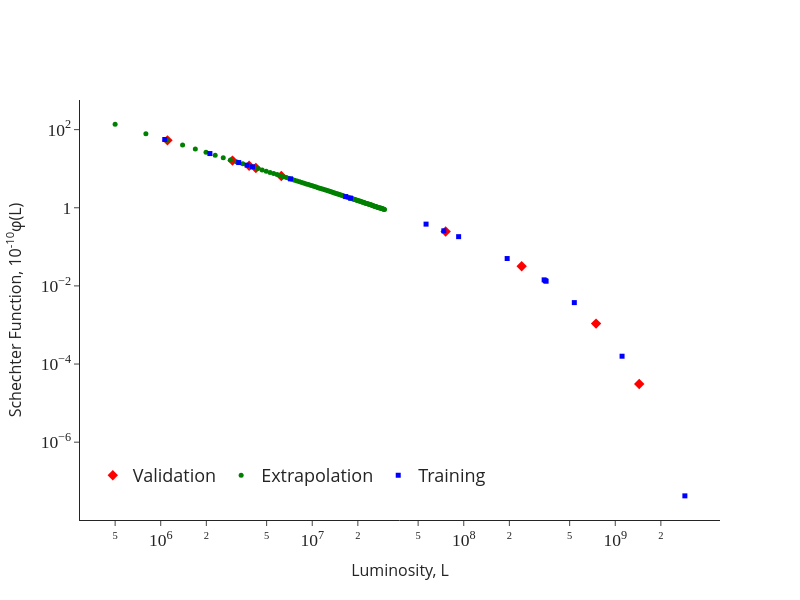

The code cell stored with this chart in its notebook:
### Code cell
style_map = {
    "Validation": {"size": 8, "color": "red", "symbol": "diamond"},
    "Extrapolation": {"size": 5, "color": "green", "symbol": "circle"},
    "Training": {"size": 5, "color": "blue", "symbol": "square"}
}



fig = go.Figure()

# Add each group to the chart one by one
for species, styles in style_map.items():
    df_sub = df[df["Dataset"] == species]
    # text_labels = [str(round(df_sub.loc[i, 'MAE']/df_sub.loc[i, 'Obs (x1e10)']*100,1)) if df_sub.loc[i, 'MAE'] >= 1 else "" for i in df_sub.index]
    text_labels = [str(round(df_sub.loc[i, 'MAPE'],1)) if df_sub.loc[i, 'MAPE'] >= 10 else "" for i in df_sub.index]
    text_positions = [random.choice(['top center','bottom center']) for _ in text_labels]
    print(text_labels)
    #list(df_sub['MAE'].where(df_sub['MAE'] >= 1, "").values)
    fig.add_trace(go.Scatter(
        x=df_sub["L (real)"],
        y=df_sub["Obs (x1e10)"],
        mode="markers+text", 
        name=species,
        # text=text_labels,
        # textposition=text_positions,
        marker=dict(
            size=styles["size"],
            color=styles["color"],
            symbol=styles["symbol"]
        )
    ))
fig.update_xaxes(type="log",exponentformat="power")
fig.update_yaxes(type="log",exponentformat="power")

fig.update_layout(
    xaxis=dict(title="Luminosity, L"),
    yaxis=dict(title="Schechter Function, 10<sup>-10</sup>φ(L)"),
    # title="Schechter",
    legend=dict(orientation="h", x=0.02,y=0.15),
    template='simple_white',
    width=800,
    height=600,
    legend_font_size=18,         # Legend items
    
)
fig.update_xaxes(
    tickfont=dict(size=14, family="Times New Roman"),
    title_font=dict(size=16)
)

fig.update_yaxes(
    tickfont=dict(size=14, family="Times New Roman"),
    title_font=dict(size=16)
)

fig.show()

### Figure 1 — Plotly figure (JSON) as saved in the notebook; plotly's stock layout.template omitted (floating-point values rounded to 4 significant figures)
{"data": [{"marker": {"color": "red", "size": 8, "symbol": "diamond"}, "mode": "markers+text", "name": "Validation", "type": "scatter", "x": [1108000.0, 1439000000.0, 746900000.0, 6248000.0, 2976000.0, 3833000.0, 75960000.0, 241100000.0, 4246000.0], "y": [53.13, 3.092e-05, 0.001084, 6.529, 16.11, 11.85, 0.2466, 0.03185, 10.46]}, {"marker": {"color": "green", "size": 5, "symbol": "circle"}, "mode": "markers+text", "name": "Extrapolation", "type": "scatter", "x": [500000.0, 798000.0, 1096000.0, 1394000.0, 1692000.0, 1990000.0, 2288000.0, 2586000.0, 2884000.0, 3182000.0, 3480000.0, 3778000.0, 4076000.0, 4374000.0, 4672000.0, 4970000.0, 5268000.0, 5566000.0, 5864000.0, 6162000.0, 6460000.0, 6758000.0, 7056000.0, 7354000.0, 7652000.0, 7949000.0, 8247000.0, 8545000.0, 8843000.0, 9141000.0, 9439000.0, 9737000.0, 10040000.0, 10330000.0, 10630000.0, 10930000.0, 11230000.0, 11530000.0, 11820000.0, 12120000.0, 12420000.0, 12720000.0, 13020000.0, 13310000.0, 13610000.0, 13910000.0, 14210000.0, 14510000.0, 14800000.0, 15100000.0, 15400000.0, 15700000.0, 15990000.0, 16290000.0, 16590000.0, 16890000.0, 17190000.0, 17480000.0, 17780000.0, 18080000.0, 18380000.0, 18680000.0, 18970000.0, 19270000.0, 19570000.0, 19870000.0, 20170000.0, 20460000.0, 20760000.0, 21060000.0, 21360000.0, 21660000.0, 21950000.0, 22250000.0, 22550000.0, 22850000.0, 23150000.0, 23440000.0, 23740000.0, 24040000.0, 24340000.0, 24640000.0, 24930000.0, 25230000.0, 25530000.0, 25830000.0, 26130000.0, 26420000.0, 26720000.0, 27020000.0, 27320000.0, 27620000.0, 27910000.0, 28210000.0, 28510000.0, 28810000.0, 29110000.0, 29400000.0, 29700000.0, 30000000.0], "y": [138.4, 78.86, 53.82, 40.28, 31.89, 26.22, 22.15, 19.1, 16.74, 14.86, 13.33, 12.06, 11.0, 10.09, 9.314, 8.638, 8.045, 7.522, 7.057, 6.642, 6.268, 5.931, 5.625, 5.346, 5.091, 4.857, 4.642, 4.443, 4.259, 4.088, 3.929, 3.781, 3.642, 3.512, 3.39, 3.276, 3.168, 3.066, 2.97, 2.879, 2.793, 2.712, 2.634, 2.561, 2.491, 2.424, 2.36, 2.299, 2.241, 2.186, 2.132, 2.081, 2.033, 1.986, 1.941, 1.897, 1.856, 1.816, 1.777, 1.74, 1.704, 1.67, 1.636, 1.604, 1.573, 1.543, 1.514, 1.485, 1.458, 1.432, 1.406, 1.381, 1.357, 1.334, 1.311, 1.289, 1.268, 1.247, 1.227, 1.207, 1.188, 1.169, 1.151, 1.134, 1.116, 1.1, 1.083, 1.067, 1.052, 1.037, 1.022, 1.008, 0.9934, 0.9797, 0.9663, 0.9531, 0.9403, 0.9278, 0.9155, 0.9036]}, {"marker": {"color": "blue", "size": 5, "symbol": "square"}, "mode": "markers+text", "name": "Training", "type": "scatter", "x": [345500000.0, 56390000.0, 92510000.0, 7195000.0, 4033000.0, 16640000.0, 2880000000.0, 73860000.0, 193400000.0, 1063000.0, 1109000000.0, 17910000.0, 3716000.0, 349600000.0, 2111000.0, 3272000.0, 536800000.0, 339300000.0], "y": [0.01363, 0.3812, 0.1822, 5.492, 11.14, 1.934, 4.222e-08, 0.2572, 0.0502, 55.85, 0.0001585, 1.761, 12.31, 0.01321, 24.41, 14.36, 0.003736, 0.01427]}], "layout": {"height": 600, "legend": {"font": {"size": 18}, "orientation": "h", "x": 0.02, "y": 0.15}, "width": 800, "xaxis": {"exponentformat": "power", "tickfont": {"family": "Times New Roman", "size": 14}, "title": {"font": {"size": 16}, "text": "Luminosity, L"}, "type": "log"}, "yaxis": {"exponentformat": "power", "tickfont": {"family": "Times New Roman", "size": 14}, "title": {"font": {"size": 16}, "text": "Schechter Function, 10<sup>-10</sup>φ(L)"}, "type": "log"}}}
